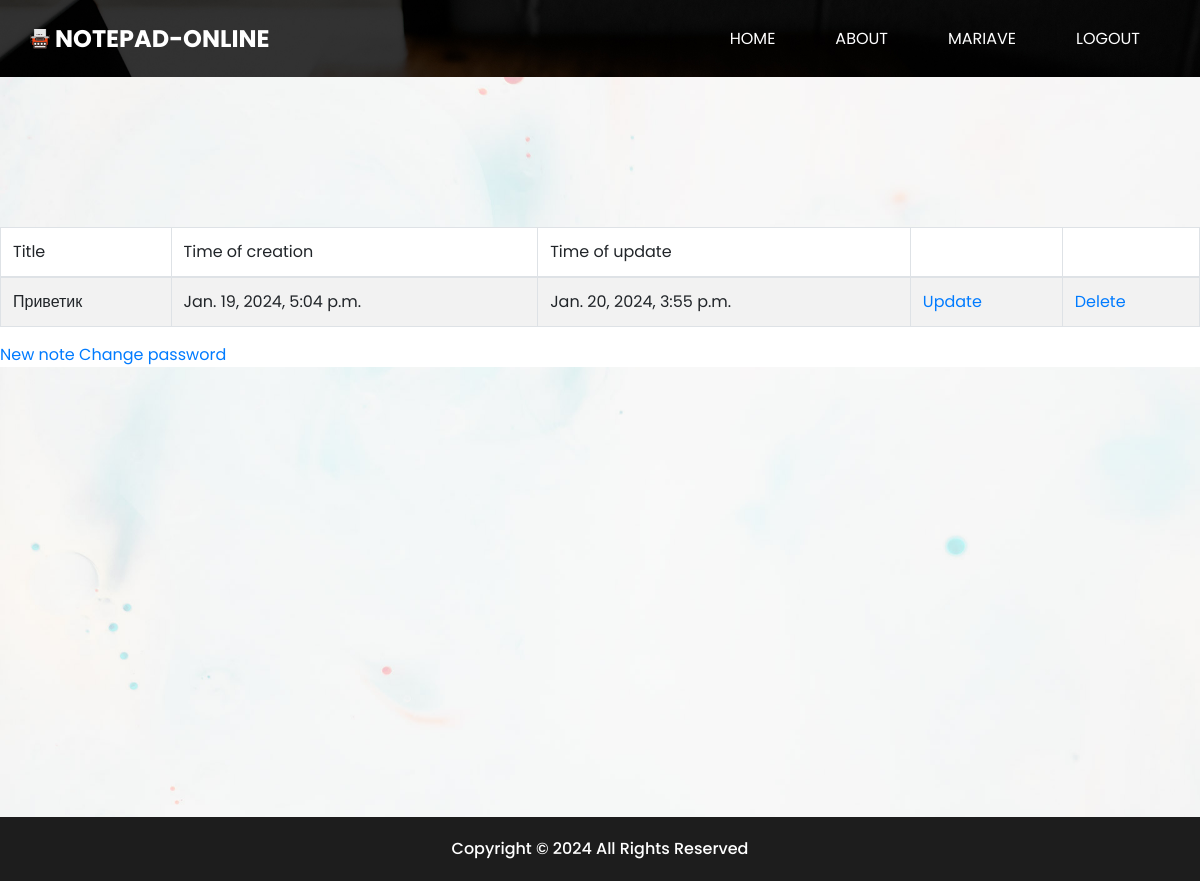
Page /notes/ilyadev750/ (signed in) on the committed database.
### note/models.py (models this page shows)
class Note(models.Model):
    title = models.CharField(max_length=255, null=True, blank=False)
    content = RichTextField(blank=True, null=True)
    slug = models.SlugField(max_length=255, blank=False, unique=True)
    create = models.DateTimeField(default=datetime.now(), blank=True,
                                  null=True)
    update = models.DateTimeField(default=datetime.now(), blank=True,
                                  null=True)
    username_id = models.ForeignKey(User, on_delete=models.CASCADE)

### note/views.py (the view)
# urls.py: path("<str:username>/", get_user_notes, name="get_user_notes"),
def get_user_notes(request, *args, **kwargs):
    if request.user.is_authenticated:
        user_id = (User.objects.get(username=request.user.username)).id
        user_objects = Note.objects.filter(username_id=user_id)
        context = {
            "user_objects": user_objects,
            "username": request.user.username
            }
        return render(request, "note/all_user_notes.html", context)

### note/templates/note/all_user_notes.html (shortened to what this page needs)
{% extends 'note/base.html' %}
{% load static %}
{% block content %}
<div class="body_bg layout_padding">
</div>
<table class="table table-striped table-hover table-bordered">
  <thead>
    <tr>
      <th class="font-weight-normal" scope="col">Title</th>
      <th class="font-weight-normal" scope="col">Time of creation</th>
      <th class="font-weight-normal" scope="col">Time of update</th>
      <th scope="col"></th>
      <th scope="col"></th>
    </tr>
  </thead>
  <tbody>
    {% for obj in user_objects %}
    <tr>
      <th class="font-weight-normal">{{obj.title}}</th>
      <th class="font-weight-normal">{{obj.create}} </th>
      <th class="font-weight-normal">{{obj.update}} </th>
      <th class="font-weight-normal text-primary"><a href="{% url 'update_user_note' username obj.slug %}">Update</a></th>
      <th class="font-weight-normal text-danger"><a href="{% url 'delete_user_note' username obj.slug %}">Delete</a></th>
    </tr>
    {% endfor %}
  </tbody>
</table>
<div class="btn-box">
  <a href="{% url 'new_user_note' username=username %}" class="btn-1">
    New note
  </a>
  <a href="{% url 'password_change' username=username %}" class="btn-1">
    Change password
  </a>
</div>
<div class="body_bg layout_padding">
</div>
<div class="body_bg layout_padding">
</div>
{% endblock %}

### note/templates/note/base.html (shortened to what this page needs)
{% load static %}
<!DOCTYPE html>
<html>
<head>
  <link rel="stylesheet" type="text/css"
    href="https://cdnjs.cloudflare.com/ajax/libs/OwlCarousel2/2.1.3/assets/owl.carousel.min.css" />
  <link rel="stylesheet" href="https://maxcdn.bootstrapcdn.com/font-awesome/4.3.0/css/font-awesome.min.css">
  <link rel="stylesheet" type="text/css" href={% static "css/bootstrap.css" %} />
  <link href={% static "css/style.css" %} rel="stylesheet" />
  <link href={% static "css/responsive.css" %} rel="stylesheet" />
</head>
<body class="sub_page">
  <div class="hero_area">
    <header class="header_section">
      <div class="container">
        <nav class="navbar navbar-expand-lg custom_nav-container pt-3">
          <a class="navbar-brand mr-5" href="{% url 'home' %}">
            <img src={% static "images/logo.png"%} alt="">
            <span>
              Notepad-online
            </span>
          </a>
          <div class="collapse navbar-collapse" id="navbarSupportedContent">
            <div class="d-flex ml-auto flex-column flex-lg-row align-items-center">
              <ul class="navbar-nav  ">
                <li class="nav-item ">
                  <a class="nav-link" href="{% url 'home' %}">Home <span class="sr-only">(current)</span></a>
                </li>
                <li class="nav-item">
                  <a class="nav-link" href="{% url 'about' %}"> About </a>
                </li>
                {% if user.is_authenticated %}
                  <li class="nav-item">
                    <a class="nav-link" href="{% url 'get_user_notes' username=user.username %}"> {{ user.username }} </a>
                  </li>
                  <li class="nav-item">
                    <a class="nav-link" href="{% url 'logout' %}"> Logout </a>
                  </li>
                {% endif %}
              </ul>
            </div>
          </div>
        </nav>
      </div>
    </header>
  </div>
  {% block content %}
  {% endblock %}
  <div class="body_bg layout_padding">
  </div>
  <section class="container-fluid footer_section">
    <p>
    Copyright &copy; 2024 All Rights Reserved
    </p>
  </section>
</body>
</html>

### main/static/css/style.css (style rules this page uses)
body { font-family: 'Poppins', sans-serif; color: #0c0c0c; background-color: #ffffff; }
.layout_padding { padding: 75px 0; }
.hero_area { height: 100vh; background-image: url(../images/hero-bg.jpg); background-size: cover; }
.sub_page .hero_area { height: auto; }
.custom_nav-container.navbar-expand-lg .navbar-nav .nav-item .nav-link { padding: 10px 30px; color: #ffffff; text-align: center; text-transform: uppercase; }
a, a:hover, a:focus { text-decoration: none; }
.navbar-brand { display: -webkit-box; display: -ms-flexbox; display: flex; -webkit-box-align: center; -ms-flex-align: center; align-items: center; }
.navbar-brand img { width: 20px; margin-right: 5px; }
.navbar-brand span { font-size: 24px; font-weight: 700; color: #ffffff; text-transform: uppercase; }
.custom_nav-container { z-index: 99999; padding: 15px 0; }
.body_bg { background-image: url(../images/body_bg.jpg); background-size: cover; background-position: center center; background-repeat: no-repeat; background-attachment: fixed; }
.footer_section { font-weight: 500; -webkit-box-pack: center; -ms-flex-pack: center; justify-content: center; padding: 20px; background-color: #1d1d1d; }
.footer_section p { color: #ffffff; margin: 0; text-align: center; }

### main/static/css/responsive.css (style rules this page uses)
@media (min-width: 1200px) { .container { max-width: 1170px; } }

### rows in the picture
Note: title "Приветик", create "Jan. 19, 2024, 5:04 p.m.", update "Jan. 20, 2024, 3:55 p.m."

### other values in the picture
{{ user.username }} "MARIAVE"
